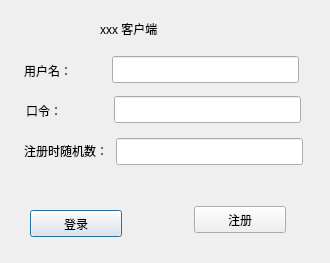
<?xml version="1.0" encoding="UTF-8"?>
<ui version="4.0">
 <class>dlgLogin</class>
 <widget class="QDialog" name="dlgLogin">
  <property name="geometry">
   <rect>
    <x>0</x>
    <y>0</y>
    <width>330</width>
    <height>263</height>
   </rect>
  </property>
  <property name="windowTitle">
   <string>登录</string>
  </property>
  <widget class="QLabel" name="appLabel">
   <property name="geometry">
    <rect>
     <x>100</x>
     <y>20</y>
     <width>87</width>
     <height>17</height>
    </rect>
   </property>
   <property name="text">
    <string>xxx 客户端</string>
   </property>
  </widget>
  <widget class="QLabel" name="nameLabel">
   <property name="geometry">
    <rect>
     <x>24</x>
     <y>62</y>
     <width>87</width>
     <height>17</height>
    </rect>
   </property>
   <property name="text">
    <string>用户名：</string>
   </property>
  </widget>
  <widget class="QLineEdit" name="nameLEdit">
   <property name="geometry">
    <rect>
     <x>112</x>
     <y>56</y>
     <width>187</width>
     <height>27</height>
    </rect>
   </property>
  </widget>
  <widget class="QPushButton" name="logBtn">
   <property name="geometry">
    <rect>
     <x>30</x>
     <y>210</y>
     <width>92</width>
     <height>27</height>
    </rect>
   </property>
   <property name="text">
    <string>登录</string>
   </property>
  </widget>
  <widget class="QPushButton" name="regBtn">
   <property name="geometry">
    <rect>
     <x>194</x>
     <y>206</y>
     <width>92</width>
     <height>27</height>
    </rect>
   </property>
   <property name="text">
    <string>注册</string>
   </property>
  </widget>
  <widget class="QLabel" name="pwdLabel_2">
   <property name="geometry">
    <rect>
     <x>26</x>
     <y>102</y>
     <width>87</width>
     <height>17</height>
    </rect>
   </property>
   <property name="text">
    <string>口令：</string>
   </property>
  </widget>
  <widget class="QLineEdit" name="pwdLEdit_2">
   <property name="geometry">
    <rect>
     <x>114</x>
     <y>96</y>
     <width>187</width>
     <height>27</height>
    </rect>
   </property>
  </widget>
  <widget class="QLabel" name="mLabel_3">
   <property name="geometry">
    <rect>
     <x>24</x>
     <y>142</y>
     <width>93</width>
     <height>17</height>
    </rect>
   </property>
   <property name="text">
    <string>注册时随机数：</string>
   </property>
  </widget>
  <widget class="QLineEdit" name="mLEdit_3">
   <property name="geometry">
    <rect>
     <x>116</x>
     <y>138</y>
     <width>187</width>
     <height>27</height>
    </rect>
   </property>
  </widget>
 </widget>
 <resources/>
 <connections/>
</ui>
